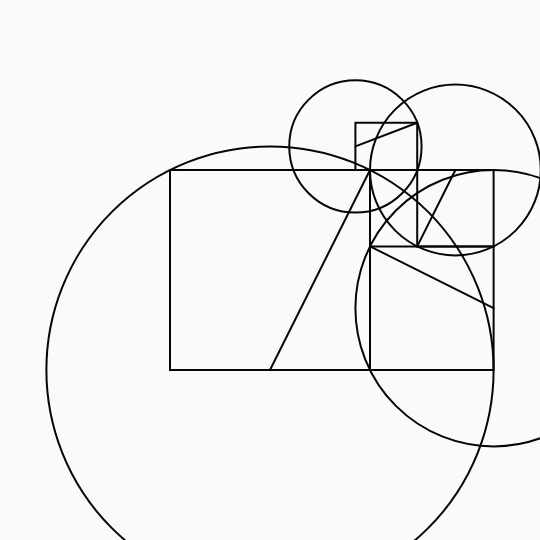
Frame 1 (no input)
Frame 2 (the mouse pressed at the canvas centre, redrawn once): identical to frame 1, image omitted

The p5.js sketch that drew this single still picture (run headless with seeded random() and noise() and a simulated clock; the mouse was pressed at the canvas centre and the sketch redrawn once):

// p5.js sketch
// ── sketch.js
let clrs = [250, 5];
let d = 100;
let SW = 2;

function setup() {
	createCanvas(540, 540);
}

function draw() {
	background(clrs[0]);
	translate(width / 2, height / 2);
	goldenRect(-d, -d, d, -d, d, d, -d, d, 1, 4);
	noLoop();
}

function goldenRect(x1, y1, x2, y2, x3, y3, x4, y4, stage, maxStage) {
	let mid = (x3 + x4) / 2;
	let a = createVector(mid, y3);
	let b = createVector(x2, y2);
	let r = sqrt((a.x - b.x) * (a.x - b.x) + (a.y - b.y) * (a.y - b.y));
	if (stage % 2 == 0) {
		mid = x3;
		a = createVector(mid, (y3 + y4) / 2);
		b = createVector(x2, y2);
		r = sqrt((a.x - b.x) * (a.x - b.x) + (a.y - b.y) * (a.y - b.y));
	}

	stroke(clrs[1]);
	strokeWeight(SW);
	noFill();

	ellipse(a.x, a.y, r * 2, r * 2);
	line(a.x, a.y, b.x, b.y);

	beginShape();
	vertex(x1, y1);
	vertex(x2, y2);
	vertex(x3, y3);
	vertex(x4, y4);
	endShape(CLOSE);

	// beginShape();
	// vertex(x2, y2);
	// vertex(r, y2);
	// vertex(r, y3);
	// vertex(x3, y4);
	// endShape(CLOSE);
	if (stage < maxStage) {
		stage++;
		if (stage % 2 == 0) {
			x1 = x2 = x3;
			y1 = y4 = y3;
			y2 = y3 = y3 - abs(r - abs(x3 - a.x));
			x3 = x4 = r;
		} else {
			x1 = x4 = x3;
			y1 = y2 = y3;
			x2 = x3 = x3 - abs(r - abs(y3-a.y));
			y3 = y4 = a.y - r;
		}
		goldenRect(x1, y1, x2, y2, x3, y3, x4, y4, stage, maxStage)
		// goldenRect(x3, y3, x3, y3 - abs(r - x3), r, y3 - abs(r - x3), r, y3, stage, maxStage);
	}
}
